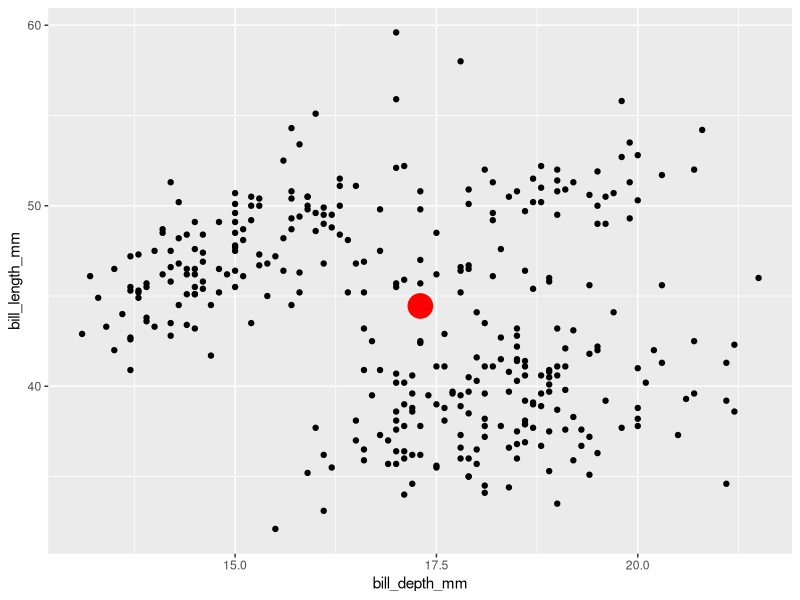
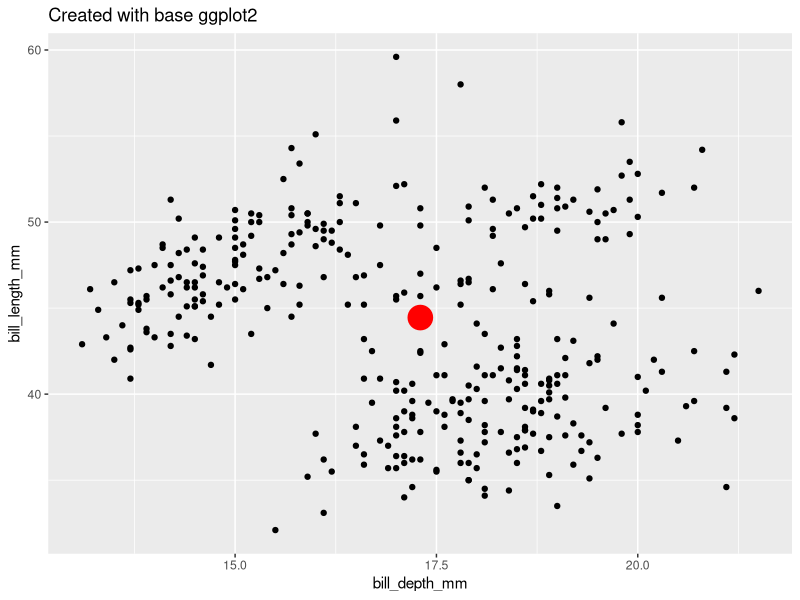
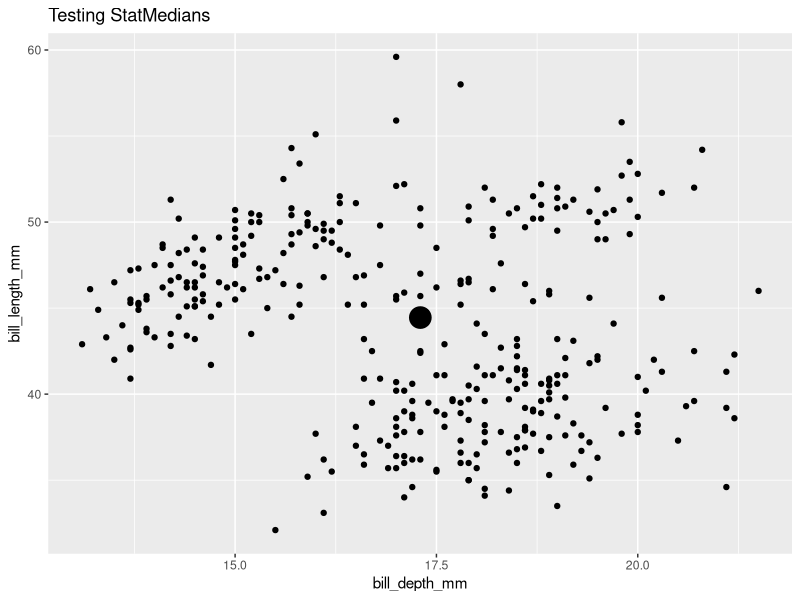
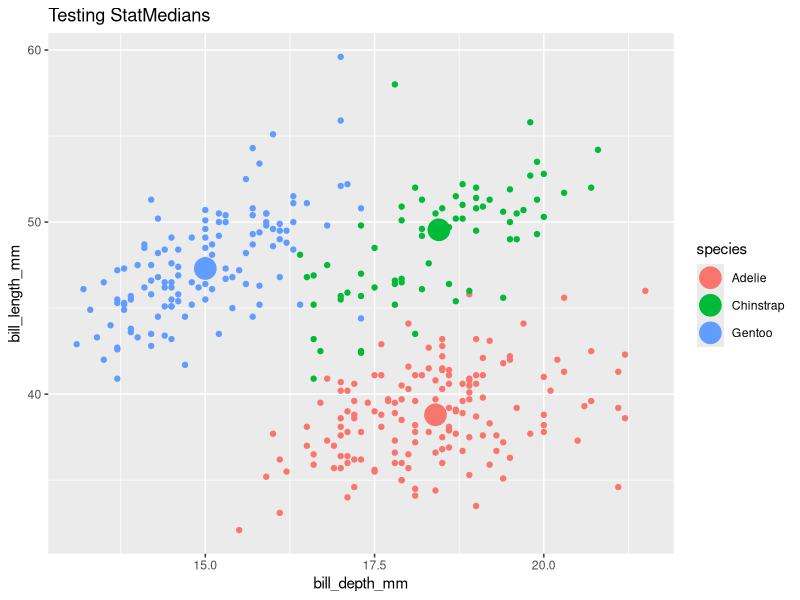
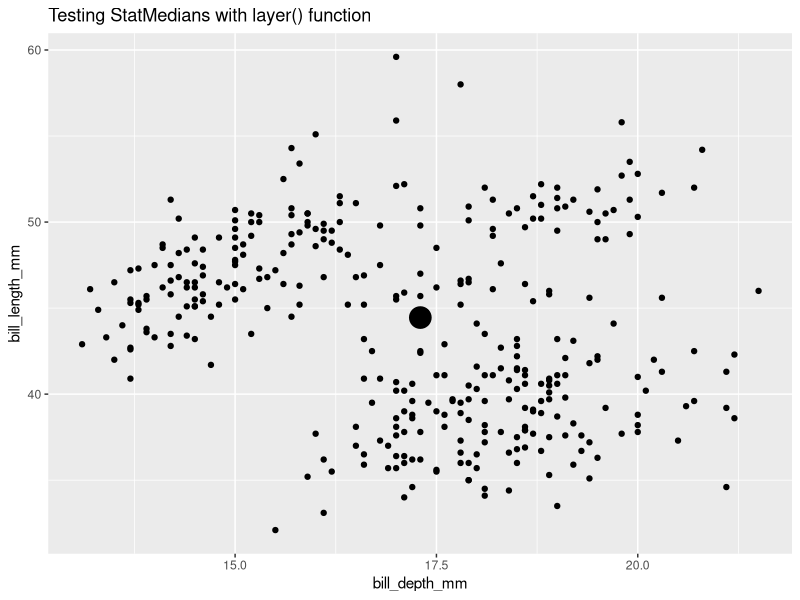

These figures' R source, in order: (Note: this script raises an error after producing the figures.)
## ---- chunk 1

## ---- chunk 2
library(tidyverse)
library(palmerpenguins)

penguins_medians <- penguins |> 
  summarize(bill_length_mm_median = median(bill_length_mm, na.rm = T),
            bill_depth_mm_median = median(bill_depth_mm, na.rm = T))

# Plot.
penguins |> 
  ggplot() + 
  aes(x = bill_depth_mm, y = bill_length_mm) + 
  geom_point() + 
  geom_point(data = penguins_medians,
             aes(x = bill_depth_mm_median,
                 y = bill_length_mm_median),
             size = 8, color = "red")
## ---- chunk 3
#| label: setup
#| include: false 
knitr::opts_chunk$set(echo = TRUE, message = F, warning = F)
## ---- chunk 4
library(tidyverse)
library(palmerpenguins)
glimpse(penguins)
## ---- chunk 5
#| label: penguins
# Compute.
penguins_medians <- penguins |> 
  summarize(bill_length_mm_median = median(bill_length_mm, na.rm = T),
            bill_depth_mm_median = median(bill_depth_mm, na.rm = T))

# Plot.
penguins |> 
  ggplot() + 
  aes(x = bill_depth_mm, y = bill_length_mm) + 
  geom_point() + 
  geom_point(data = penguins_medians,
             aes(x = bill_depth_mm_median,
                 y = bill_length_mm_median),
             size = 8, color = "red") + 
  labs(title = "Created with base ggplot2")
## ---- chunk 6
layer_data(plot = last_plot(), 
           i = 2) # layer 2, the computed means, is of interest
## ---- chunk 7
#| label: compute_group_medians

# Define compute.
compute_group_medians <- function(data, scales){ 
  data |> 
    summarize(x = median(x, na.rm = T),
              y = median(y, na.rm = T))
}
## ---- chunk 8
# Test compute. 
penguins |>
  select(x = bill_depth_mm,  
         y = bill_length_mm) |>  
  compute_group_medians()
## ---- chunk 9
#| label: StatMedians
StatMedians <- 
  ggplot2::ggproto(`_class` = "StatMedians",              # <1>
                   `_inherit` = ggplot2::Stat,            # <2>
                   compute_group = compute_group_medians, # <3>
                   required_aes = c("x", "y"))            # <4>
## ---- chunk 10
penguins |> 
  ggplot() + 
  aes(x = bill_depth_mm,
      y = bill_length_mm) + 
  geom_point() + 
  geom_point(stat = StatMedians, size = 7) + 
  labs(title = "Testing StatMedians")
## ---- chunk 11
last_plot() + 
  aes(color = species)
## ---- chunk 12
penguins |> 
  ggplot() + 
  aes(x = bill_depth_mm,
      y = bill_length_mm) + 
  geom_point() + 
  layer(geom = GeomPoint, 
        stat = StatMedians, 
        position = "identity", 
        params = list(size = 7)) + 
  labs(title = "Testing StatMedians with layer() function")
## ---- chunk 13
stat_medians <- function (mapping = NULL, data = NULL,
                          geom = "point", position = "identity",
                          ..., na.rm = FALSE, 
                          show.legend = NA, inherit.aes = TRUE) 
{
    layer(mapping = mapping, data = data, 
          geom = geom, stat = StatMedians, 
          position = position, show.legend = show.legend, 
          inherit.aes = inherit.aes, 
        params = rlang::list2(na.rm = na.rm, ...))
}
## ---- chunk 14
# in the next ggplot2 release, you can use make_constructor to write all this for you!
stat_medians <- make_constructor(StatMedians, geom = "point")

stat_medians
## ---- chunk 15
stat_identity
## ---- chunk 16
geom_medians <- stat_medians
## ---- chunk 17
# user-facing function
geom_index <- function(mapping = NULL, data = NULL, 
                         stat = "index", position = "identity", 
                         ..., show.legend = NA, inherit.aes = TRUE) 
{
    layer(data = data, mapping = mapping, stat = stat, 
        geom = GeomPoint, position = position, show.legend = show.legend, 
        inherit.aes = inherit.aes, params = rlang::list2(na.rm = FALSE, 
            ...))
}
## ---- chunk 18
## Test user-facing.
penguins |>
  ggplot() +
  aes(x = bill_depth_mm, y = bill_length_mm) +
  geom_point() +
  geom_medians(size = 8)  + 
  labs(title = "Testing geom_medians()")
## ---- chunk 19
last_plot() + 
  aes(color = species) 
## ---- chunk 20
last_plot() + 
  stat_medians(geom = "label", aes(label = species))  + 
  labs(subtitle = "and stat_medians()")
## ---- chunk 21
stat_medians <- make_constructor(StatMedians, GeomPoint)
geom_medians <- make_constructor(GeomPoint, StatMedians)
geom_medians_label <- make_constructor(GeomLabel, StatMedians)

# check out the function definitions
geom_medians

penguins |>
  ggplot() +
  aes(x = bill_depth_mm, 
      y = bill_length_mm) +
  geom_point() +
  geom_medians(size = 8)

last_plot() + 
  aes(color = species) 

last_plot() + 
  aes(label = species) +
  geom_medians_label()
## ---- chunk 22
library(tidyverse)

# Step 1. Define compute
compute_group_medians <- function(data, scales){
  
  data |>
    summarise(x = median(x), y = median(y))
  
}

# Step 2. Define Stat
StatMedians = ggproto(`_class` = "StatMedians",
                      `_inherit` = Stat,
                      required_aes = c("x", "y"),
                      compute_group = compute_group_medians)

# Step 3. Define user-facing functions (user friendly, geom_*() function only shown here)

## use geom_point's definition as a model to follow geom_* conventions: geom is fixed, stat is flexible
geom_medians <- function(mapping = NULL, data = NULL, 
                         stat = "medians", position = "identity", 
                         ..., show.legend = NA, inherit.aes = TRUE) 
{
    layer(data = data, mapping = mapping, stat = stat, 
        geom = GeomPoint, position = position, show.legend = show.legend, 
        inherit.aes = inherit.aes, params = rlang::list2(na.rm = FALSE, 
            ...))
}
